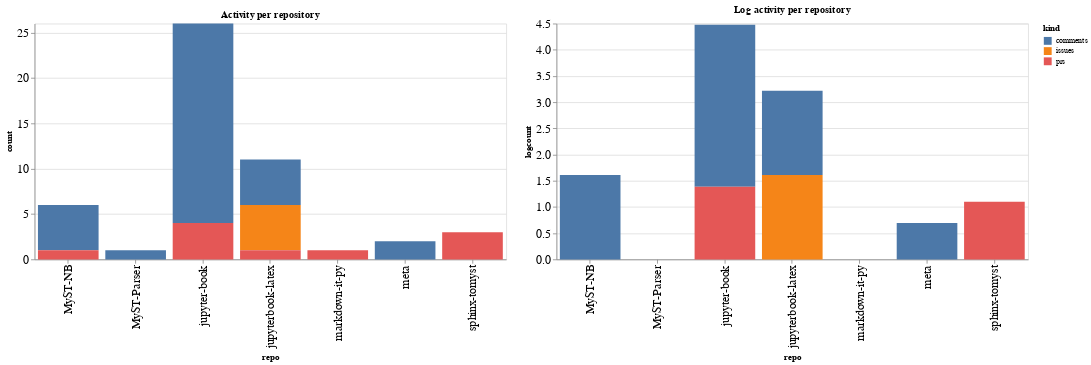

Notebook code for this chart:
### Code cell
ch1 = alt.Chart(repo_summaries, width=600, title="Activity per repository").mark_bar().encode(
    x='repo',
    y='count',
    color='kind',
    tooltip="kind"
)

ch2 = alt.Chart(repo_summaries, width=600, title="Log activity per repository").mark_bar().encode(
    x='repo',
    y='logcount',
    color='kind',
    tooltip="kind"
)

ch1 | ch2

### Figure 1 — Vega-Lite specification as saved in the notebook (floating-point values rounded to 4 significant figures)
{"config": {"axisLeft": {"labelFontSize": 15}, "axisBottom": {"labelFontSize": 15}}, "hconcat": [{"mark": "bar", "encoding": {"color": {"type": "nominal", "field": "kind"}, "tooltip": {"type": "nominal", "field": "kind"}, "x": {"type": "nominal", "field": "repo"}, "y": {"type": "quantitative", "field": "count"}}, "title": "Activity per repository", "width": 600}, {"mark": "bar", "encoding": {"color": {"type": "nominal", "field": "kind"}, "tooltip": {"type": "nominal", "field": "kind"}, "x": {"type": "nominal", "field": "repo"}, "y": {"type": "quantitative", "field": "logcount"}}, "title": "Log activity per repository", "width": 600}], "data": {"name": "data-3355f3ef6f36dda62dba85ff8331ae9d"}, "$schema": "https://vega.github.io/schema/vega-lite/v4.8.1.json", "datasets": {"data-3355f3ef6f36dda62dba85ff8331ae9d": [{"repo": "MyST-NB", "kind": "comments", "count": 5, "logcount": 1.609}, {"repo": "MyST-NB", "kind": "prs", "count": 1, "logcount": 0.0}, {"repo": "MyST-Parser", "kind": "comments", "count": 1, "logcount": 0.0}, {"repo": "jupyter-book", "kind": "comments", "count": 22, "logcount": 3.091}, {"repo": "jupyter-book", "kind": "prs", "count": 4, "logcount": 1.386}, {"repo": "jupyterbook-latex", "kind": "comments", "count": 5, "logcount": 1.609}, {"repo": "jupyterbook-latex", "kind": "issues", "count": 5, "logcount": 1.609}, {"repo": "jupyterbook-latex", "kind": "prs", "count": 1, "logcount": 0.0}, {"repo": "markdown-it-py", "kind": "prs", "count": 1, "logcount": 0.0}, {"repo": "meta", "kind": "comments", "count": 2, "logcount": 0.6931}, {"repo": "sphinx-tomyst", "kind": "prs", "count": 3, "logcount": 1.099}]}}
